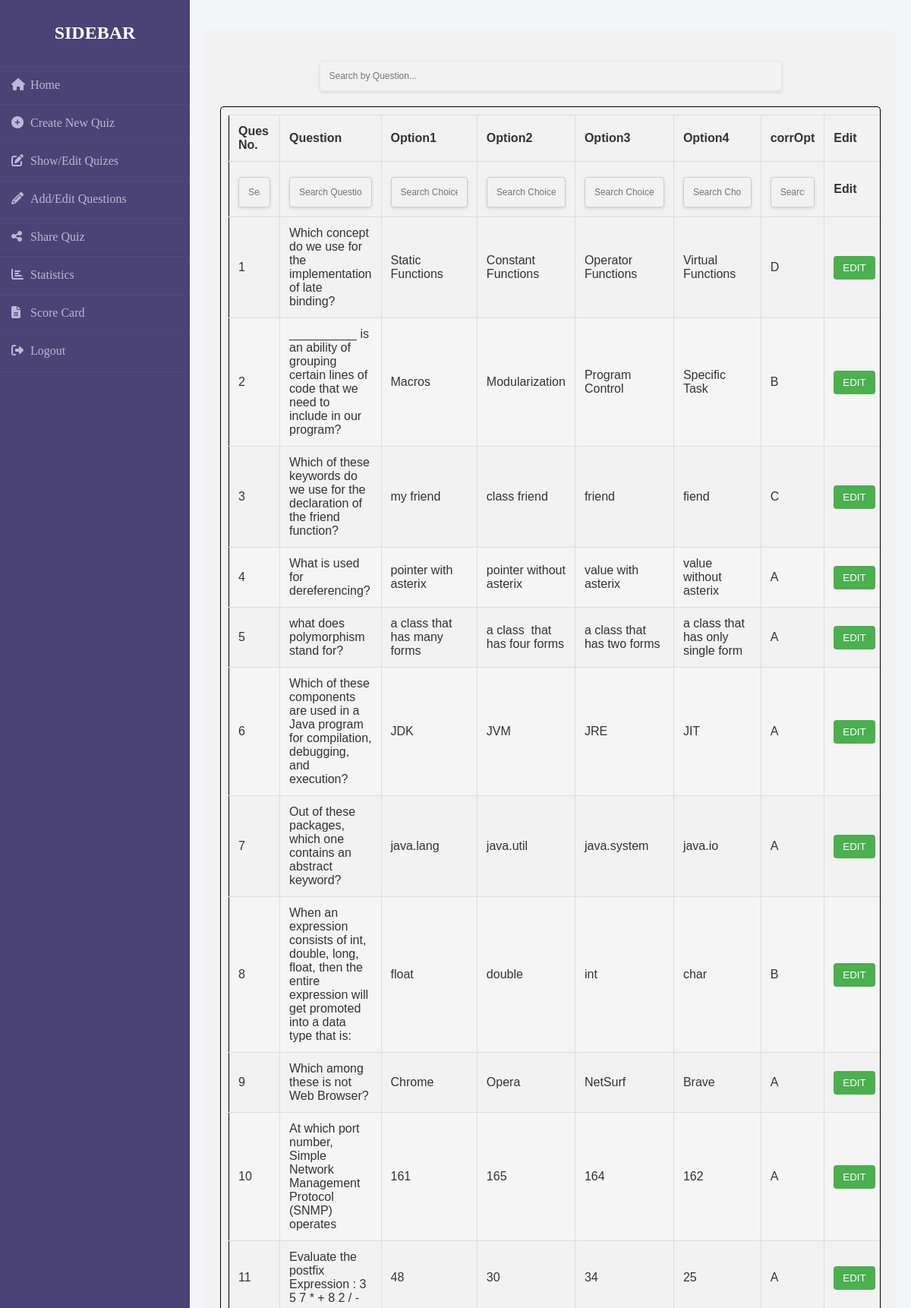
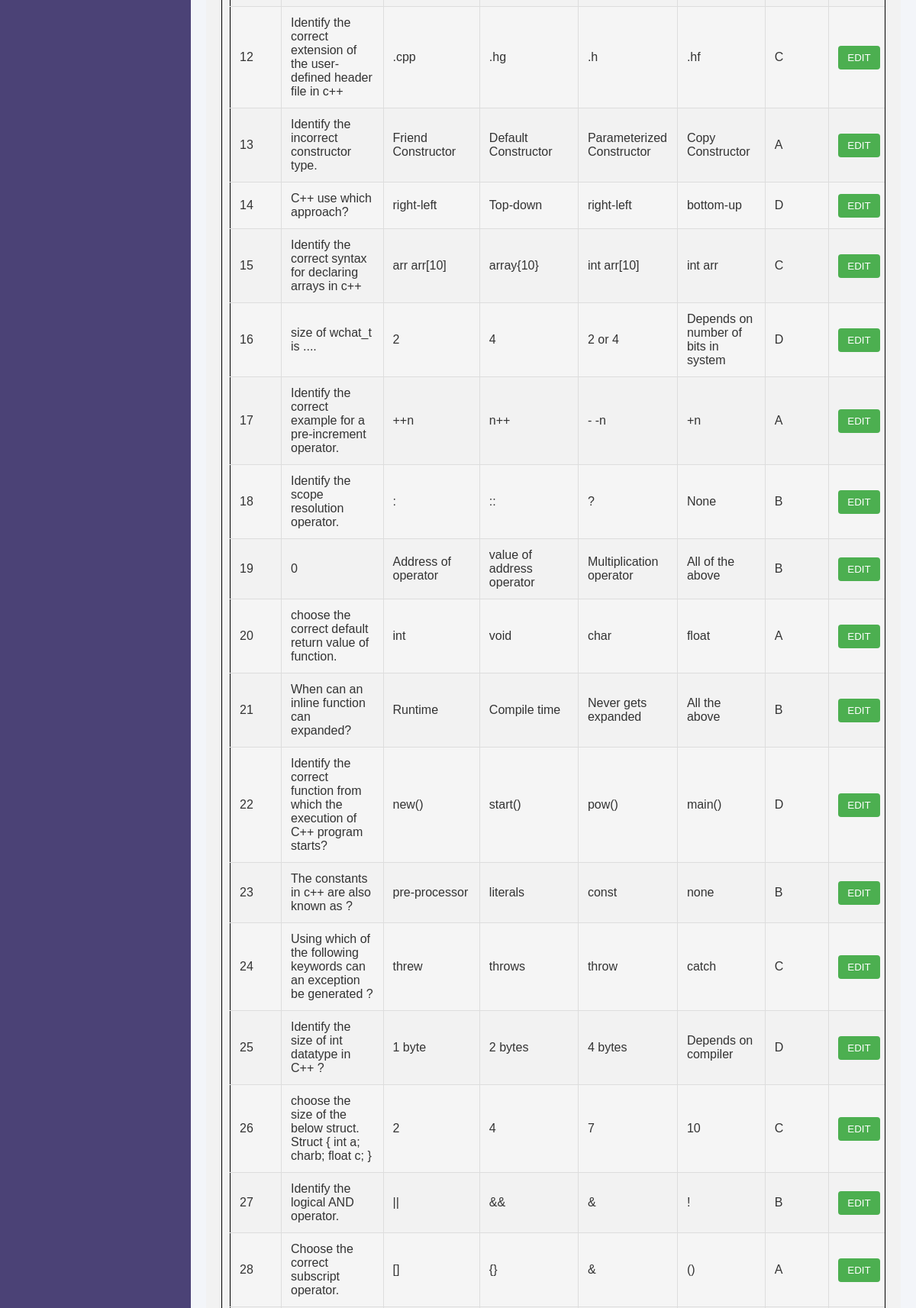
Page /Admin/Html/updateQues.php?id=82 (signed in, upper part) on the committed database (2 pictures, top to bottom).
### tables this page shows
CREATE TABLE `questions` (
  `id` int(11) NOT NULL,
  `ques` varchar(255) DEFAULT NULL,
  `option1` varchar(255) DEFAULT NULL,
  `option2` varchar(255) DEFAULT NULL,
  `option3` varchar(255) DEFAULT NULL,
  `option4` varchar(255) DEFAULT NULL,
  `correctOption` varchar(255) DEFAULT NULL,
  `quizName` varchar(255) DEFAULT NULL,
  `quizStartTime` datetime DEFAULT NULL,
  `quizEndTime` datetime DEFAULT NULL,
  `adminEmail` varchar(255) DEFAULT NULL
);

### Admin/Html/updateQues.php (the view, shortened to what this page needs)
<!DOCTYPE html>
<html lang="en">
<head>
    <link rel="stylesheet" href="../Css/navBar.css">
    <link rel="stylesheet" href="../Css/home.css">
    <link rel="stylesheet" href="../Css/editQuiz.css">
    <link rel="stylesheet" href="../Css/showQuiz.css">
</head>
<body>
    <div class="wrapper">
        <div class="sidebar">
            <h2>Sidebar</h2>
            <ul>
                <li><a href="home.php"><i class="fas fa-home"></i>Home</a></li>
                <li><a href="createQz.php"><i class="fas fa-plus-circle"></i>Create New Quiz</a></li>
                <li><a href="qzUpdate.php"><i class="fas fa-edit"></i>Show/Edit Quizes</a></li>
                <li><a href="updateQz.php"><i class="fas fas fa-pencil-alt"></i>Add/Edit Questions</a></li>
                <li><a href="shareQz.php"><i class="fas fas fa-share-alt"></i>Share Quiz</a></li>
                <li><a href="statistics.php"><i class="fas fas fa-chart-bar"></i>Statistics</a></li>
                <li><a href="#"><i class="fas fa-file-alt"></i>Score Card</a></li>
                <li><a href="logout.php"><i class="fas fa-sign-out-alt"></i>Logout</a></li>
            </ul>
        </div>
        <div class="main_content">
            <div class="container">
                <input type="text" id="searchInputTop" onkeyup="searchByName()" placeholder="Search by Question..."
                    class="search-input">
                <div class="tableOverFlow">
                    <table id="quizTable">
                        <tr>
                            <th>Ques No.</th>
                            <th>Question</th>
                            <th>Option1</th>
                            <th>Option2</th>
                            <th>Option3</th>
                            <th>Option4</th>
                            <th>corrOpt</th>
                            <th>Edit</th>
                        </tr>
                        <tr>
                            <th>
                                <input type="text" id="searchInput0" onkeyup="searchTable(0)"
                                    placeholder="Search Que No...." class="search-input">
                            </th>
                            <th>
                                <input type="text" id="searchInput1" onkeyup="searchTable(1)"
                                    placeholder="Search Question..." class="search-input">
                            </th>
                            <th>
                                <input type="text" id="searchInput2" onkeyup="searchTable(2)"
                                    placeholder="Search Choice 1..." class="search-input">
                            </th>
                            <th>
                                <input type="text" id="searchInput3" onkeyup="searchTable(3)"
                                    placeholder="Search Choice 2..." class="search-input">
                            </th>
                            <th>
                                <input type="text" id="searchInput4" onkeyup="searchTable(4)"
                                    placeholder="Search Choice 3..." class="search-input">
                            </th>
                            <th>
                                <input type="text" id="searchInput5" onkeyup="searchTable(5)"
                                    placeholder="Search Choice 4..." class="search-input">
                            </th>
                            <th>
                                <input type="text" id="searchInput6" onkeyup="searchTable(6)"
                                    placeholder="Search Correct..." class="search-input">
                            </th>
                            <th>Edit</th>
                        </tr>
                        <?php
                            $servername="localhost";
                            $username="root";
                            $password="";
                            $databse="tallyqms";
                            $connection = mysqli_connect($servername,$username,$password,$databse);
                            $id = mysqli_real_escape_string($connection, $_GET['id']);
                            $query = "SELECT * FROM category WHERE id = $id";
                            $result = mysqli_query($connection, $query);
                            $row = mysqli_fetch_assoc($result);
                            $quizName = $row['quizName'];
                            $quizStartTime = $row['quizStartTime'];
                            $adminEmail = $row['adminEmail'];
                            $query2 =  "SELECT * FROM questions WHERE quizName = '$quizName' AND quizStartTime = '$quizStartTime' AND adminEmail = '$adminEmail'";
                            $result2 = mysqli_query($connection, $query2);
                            $i = 1;
                            while($row = mysqli_fetch_array($result2)){
                        ?>
                        <tr>
                            <td><?php echo $i++;?></td>
                            <td><?php echo $row['ques']?> </td>
                            <td><?php echo $row['option1']?></td>
                            <td><?php echo $row['option2']?></td>
                            <td><?php echo $row['option3']?></td>
                            <td><?php echo $row['option4']?></td>
                            <td><?php echo $row['correctOption']?></td>
                            <td>
                            <button class="edit-btn">
                                <a href="editQuesPage.php?id=<?php echo $row['id'];?>" style="color:white;"
                                    class="btn edit-link" data-toggle="tooltip" data-placement="top"
                                    title="EDIT">EDIT</a>
                            </button>
                            </td>
                        </tr>
                        <?php
                        }
                        ?>
                    </table>
                </div>
            </div>
        </div>
</body>
</html>

### Admin/Css/navBar.css (style rules this page uses)
* { margin: 0; padding: 0; box-sizing: border-box; list-style: none; text-decoration: none; }
body { background-color: #f3f5f9; }
.wrapper { display: flex; position: relative; }
.sidebar { z-index: 1; width: 250px; height: 100%; background: #4b4276; padding: 30px 0px; position: fixed; transition: transform 0.3s ease-in-out; }
.sidebar h2 { color: #fff; text-transform: uppercase; text-align: center; margin-bottom: 30px; }
.sidebar ul li { padding: 15px; border-bottom: 1px solid #bdb8d7; border-bottom: 1px solid rgba(0, 0, 0, 0.05); border-top: 1px solid rgba(255, 255, 255, 0.05); }
.sidebar ul li a { color: #bdb8d7; display: block; }
.sidebar ul li a .fas { width: 25px; }
.main_content { margin-left: 250px; min-height: 100vh; padding: 20px; transition: margin-left 0.3s ease-in-out; }

### Admin/Css/home.css (style rules this page uses)
.main_content { width: 100%; background-color: #FCCF31 + #F55555; height: 100vh; }

### Admin/Css/editQuiz.css (style rules this page uses)
.main_content { width: 100%; min-height: 100vh !important; }
.container { border-radius: 5px; padding: 10px; padding: 20px; margin-top: 20px; border-radius: 5px; background-color: #f2f2f2; }
input[type="text"], input[type="number"], input[type="email"], select, textarea { width: 100%; border: none; padding: 12px; border: 1px solid #ccc; border-radius: 4px; box-sizing: border-box; resize: vertical; }

### Admin/Css/showQuiz.css (style rules this page uses)
* { box-sizing: border-box; }
table { width: 100%; border-collapse: collapse; font-family: Arial, sans-serif; color: #333; border: 1px solid black; padding: 2px; }
th, td { padding: 12px; text-align: left; border-bottom: 1px solid #ddd; border-right: 1px solid #ddd; }
th { background-color: #f2f2f2; font-weight: bold; border-top: 1px solid #ddd; position: relative; }
tr:nth-child(even) { background-color: #f5f5f5; }
.edit-btn, .delete-btn { padding: 8px 12px; background-color: #4CAF50; color: white; border: none; cursor: pointer; border-radius: 4px; }
.search-input { padding: 13px; margin-top: 8px; margin-right: 16px; font-size: 12px; border: none; border-radius: 5px; box-shadow: 0 2px 4px rgba(0, 0, 0, 0.1); background-color: #f2f2f2; color: #333; transition: box-shadow 0.3s ease-in-out; }
#searchInputTop { width: 70%; margin: 20px auto; border: 1px solid rgb(237, 229, 229); display: block; }
.main_content { overflow-x: hidden; }
.tableOverFlow { padding-bottom: 10px; overflow-x: auto; border-right: 1px solid black; border-left: 1px solid black; border-top: 1px solid black; border-radius: 5px; padding: 10px; }

### rows in the picture
questions: ques "Which concept do we use for the implementation of late binding?", option1 "Static Functions", option2 "Constant Functions", option3 "Operator Functions", option4 "Virtual Functions", correctOption "D"
questions: ques "__________ is an ability of grouping certain lines of code that we need to include in our program?", option1 "Macros", option2 "Modularization", option3 "Program Control", option4 "Specific Task", correctOption "B"
questions: ques "Which of these keywords do we use for the declaration of the friend function?", option1 "my friend", option2 "class friend", option3 "friend", option4 "fiend", correctOption "C"
questions: ques "What is used for dereferencing?", option1 "pointer with asterix", option2 "pointer without asterix", option3 "value with asterix", option4 "value without asterix", correctOption "A"
questions: ques "what does polymorphism stand for?", option1 "a class that has many forms", option2 "a class that has four forms", option3 "a class that has two forms", option4 "a class that has only single form", correctOption "A"
questions: ques "Which of these components are used in a Java program for compilation, debugging, and execution?", option1 "JDK", option2 "JVM", option3 "JRE", option4 "JIT", correctOption "A"
questions: ques "Out of these packages, which one contains an abstract keyword?", option1 "java.lang", option2 "java.util", option3 "java.system", option4 "java.io", correctOption "A"
questions: ques "When an expression consists of int, double, long, float, then the entire expression will get promoted into a data type that is:", option1 "float", option2 "double", option3 "int", option4 "char", correctOption "B"
questions: ques "Which among these is not Web Browser?", option1 "Chrome", option2 "Opera", option3 "NetSurf", option4 "Brave", correctOption "A"
questions: ques "At which port number, Simple Network Management Protocol (SNMP) operates", option1 "161", option2 "165", option3 "164", option4 "162", correctOption "A"
questions: ques "Evaluate the postfix Expression : 3 5 7 * + 8 2 / -", option1 "48", option2 "30", option3 "34", option4 "25", correctOption "A"
questions: ques "Identify the correct extension of the user-defined header file in c++", option1 ".cpp", option2 ".hg", option3 ".h", option4 ".hf", correctOption "C"
questions: ques "Identify the incorrect constructor type.", option1 "Friend Constructor", option2 "Default Constructor", option3 "Parameterized Constructor", option4 "Copy Constructor", correctOption "A"
questions: ques "C++ use which approach?", option1 "right-left", option2 "Top-down", option3 "right-left", option4 "bottom-up", correctOption "D"
questions: ques "Identify the correct syntax for declaring arrays in c++", option1 "arr arr[10]", option2 "array{10}", option3 "int arr[10]", option4 "int arr", correctOption "C"
questions: ques "size of wchat_t is ....", option1 "2", option2 "4", option3 "2 or 4", option4 "Depends on number of bits in system", correctOption "D"
questions: ques "Identify the correct example for a pre-increment operator.", option1 "++n", option2 "n++", option3 "- -n", option4 "+n", correctOption "A"
questions: ques "Identify the scope resolution operator.", option1 ":", option2 "::", option3 "?", option4 "None", correctOption "B"
questions: ques "0", option1 "Address of operator", option2 "value of address operator", option3 "Multiplication operator", option4 "All of the above", correctOption "B"
questions: ques "choose the correct default return value of function.", option1 "int", option2 "void", option3 "char", option4 "float", correctOption "A"
questions: ques "When can an inline function can expanded?", option1 "Runtime", option2 "Compile time", option3 "Never gets expanded", option4 "All the above", correctOption "B"
questions: ques "Identify the correct function from which the execution of C++ program starts?", option1 "new()", option2 "start()", option3 "pow()", option4 "main()", correctOption "D"
questions: ques "The constants in c++ are also known as ?", option1 "pre-processor", option2 "literals", option3 "const", option4 "none", correctOption "B"
questions: ques "Using which of the following keywords can an exception be generated ?", option1 "threw", option2 "throws", option3 "throw", option4 "catch", correctOption "C"
questions: ques "Identify the size of int datatype in C++ ?", option1 "1 byte", option2 "2 bytes", option3 "4 bytes", option4 "Depends on compiler", correctOption "D"
questions: ques "choose the size of the below struct. Struct { int a; charb; float c; }", option1 "2", option2 "4", option3 "7", option4 "10", correctOption "C"
questions: ques "Identify the logical AND operator.", option1 "||", option2 "&&", option3 "&", option4 "!", correctOption "B"
questions: ques "Choose the correct subscript operator.", option1 "[]", option2 "{}", option3 "&", option4 "()", correctOption "A"
